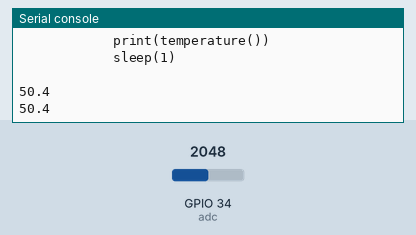
This program was run on a simulated ESP32 board running MicroPython. Shown: the last lines printed to the serial console. Inputs (shaded band) come from the test bench; at power-on: GPIO 34 (adc) = 2048 (analog values on the 0–4095 scale).

Above: at 1.2 s.
1.3 s: GPIO 34 (adc) set to 3400
At 2.6 s:
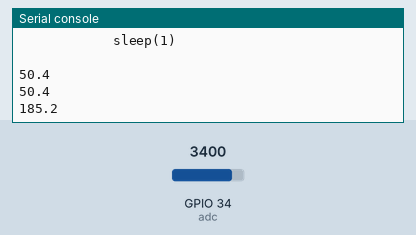
2.8 s: GPIO 34 (adc) set to 3506
At 3.8 s:
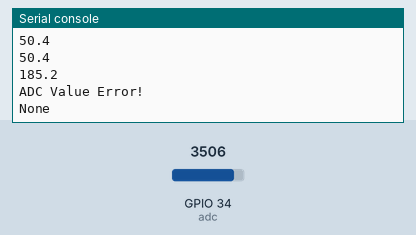

The program:

temperature.py
```python
Tp = 273.15
T = Tp + 25 # Normal Temperature Parameters
_T = 1 / T
B = 3950

class Temperature:

    def __init__(self, adc):
        self.adc = adc

    def temperature(self):
        adc_val = self.adc.read()
        Vout = adc_val * 3.9 / 4095.0
        if 0 < Vout and Vout < 3.3: # -26.9 and 160.5
            Rt = ((3.3 / Vout) - 1) * 0.51  # Sampling Resistance is 5.1K ohm
            import math
            T1 = 1 / (_T + math.log(Rt) / B) - Tp
            return round(T1, 1)
        print('ADC Value Error!')
        return None

def unit_test():
    print('\n\
        from machine import ADC, Pin\n\
        from time import sleep\n\
        adc = ADC(Pin(34, Pin.IN))\n\
        adc.atten(ADC.ATTN_11DB)  # 0-3.9V\n\
        __temp = Temperature(adc)\n\
        temperature = __temp.temperature\n\
        while True:\n\
            print(temperature())\n\
            sleep(1)\n\
    ')
    from machine import ADC, Pin
    from time import sleep
    adc = ADC(Pin(34, Pin.IN))
    adc.atten(ADC.ATTN_11DB)  # 0-3.9V
    __temp = Temperature(adc)
    temperature = __temp.temperature
    while True:
        print(temperature())
        sleep(1)

if __name__ == '__main__':
    unit_test()
```

Measured:
- the behaviour switches between 3464 and 3465 on GPIO 34 (adc) (found by bisection; images 1 and 2)
- after the input at 1.3 s, the serial console: prints a new line after 0.70 s (image 1)
- after the input at 2.8 s, the serial console: prints a new line after 0.20 s (image 2)
